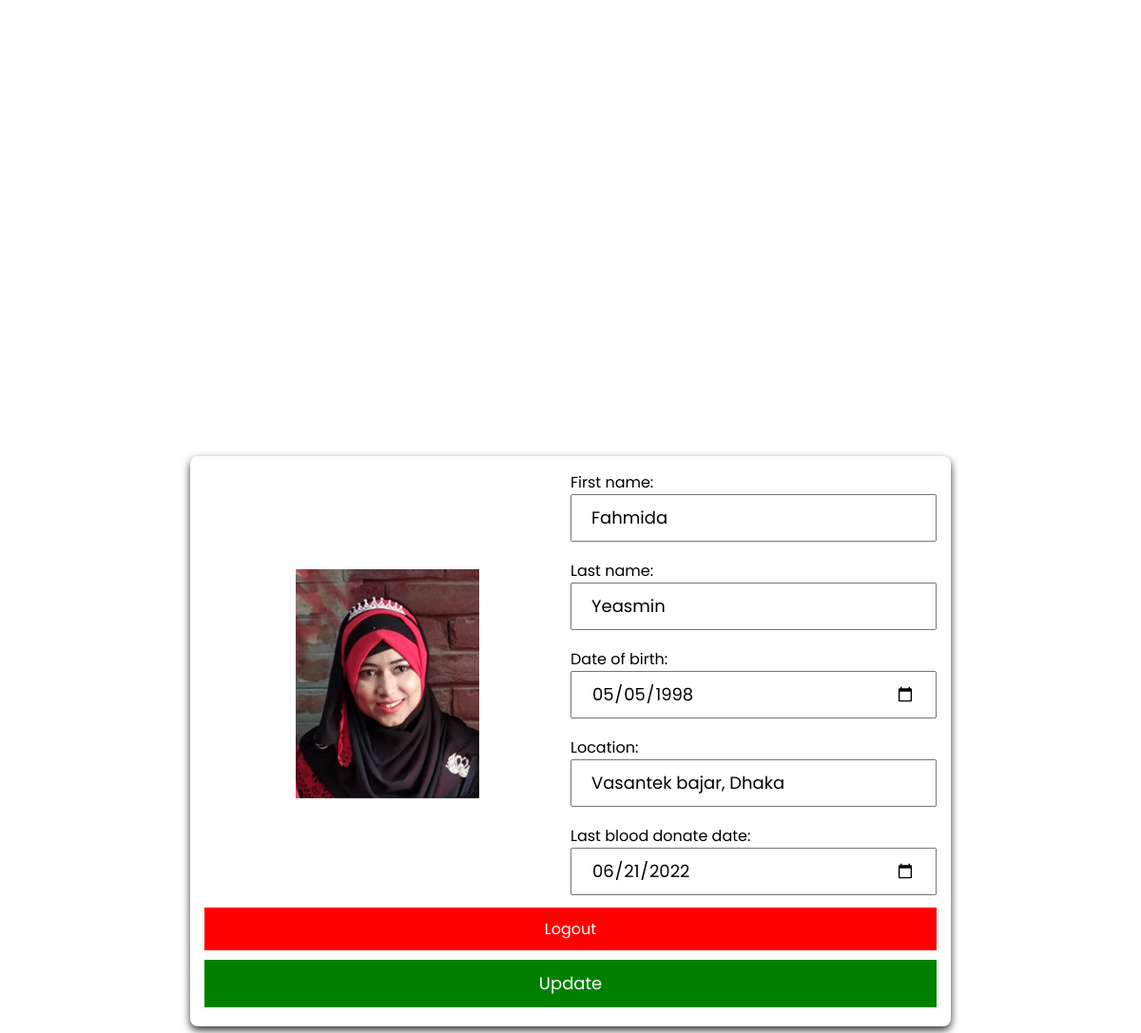
Page /update_profile.php (signed in) on the earlier database version.
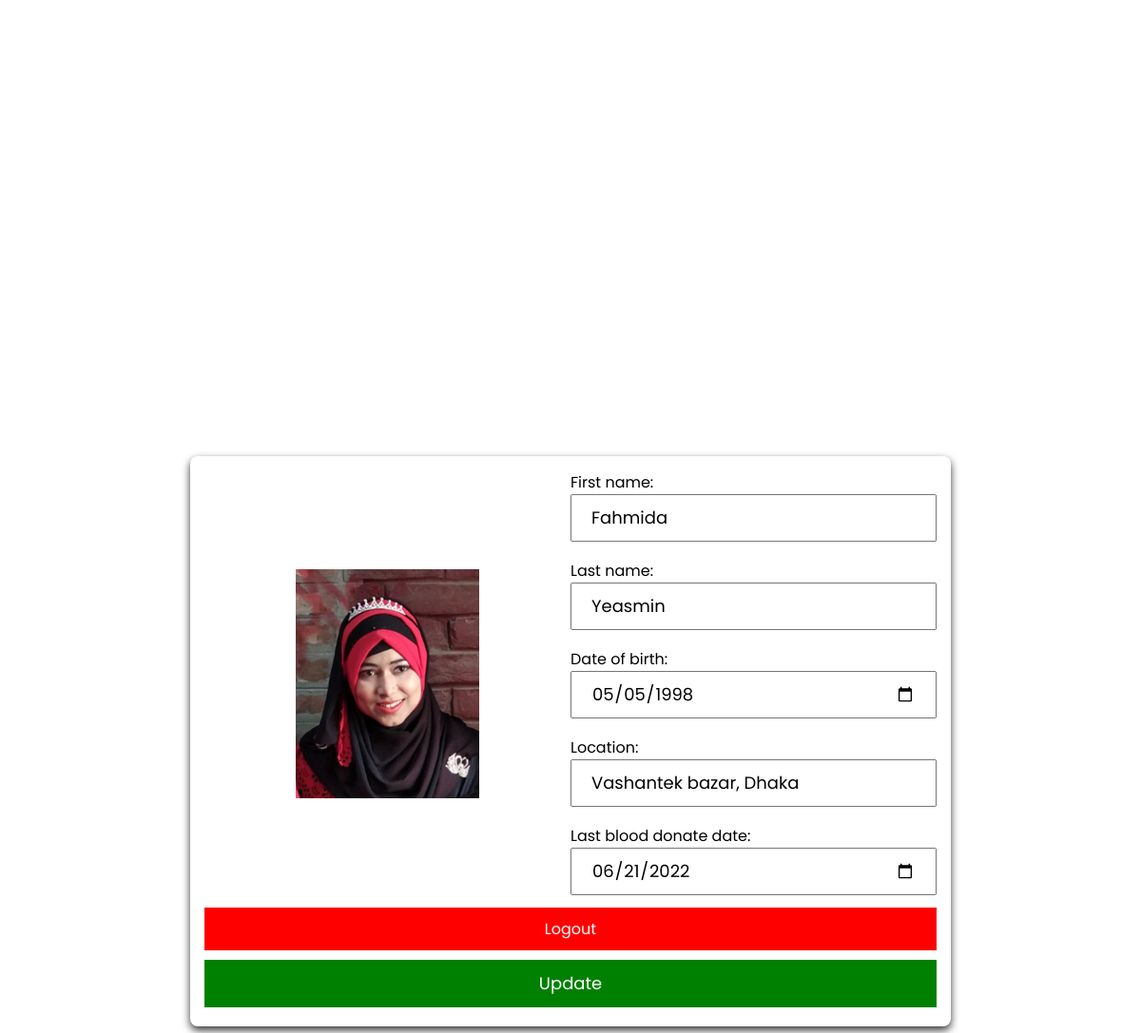
Same page on the later database version.
### tables this page shows
CREATE TABLE `donors` (
  `id` int(11) NOT NULL,
  `f_name` varchar(255) NOT NULL,
  `l_name` varchar(255) NOT NULL,
  `u_name` varchar(255) NOT NULL,
  `dob` date NOT NULL,
  `location` varchar(255) NOT NULL,
  `donate_date` date NOT NULL,
  `blood` varchar(5) NOT NULL,
  `photo` varchar(255) NOT NULL,
  `phone` varchar(11) NOT NULL,
  `fb` varchar(255) NOT NULL,
  `email` varchar(255) NOT NULL,
  `password` varchar(255) NOT NULL,
  `gender` varchar(255) DEFAULT NULL
);

### update_profile.php (the view, shortened to what this page needs)
<?php
    include './include/configuration.php';
    $user_id = $_SESSION['user_id'];
?>
<!DOCTYPE html>
<html lang="en">
<head>
    <link rel="stylesheet" href="./css/style.css">
    <link rel="stylesheet" href="https://cdnjs.cloudflare.com/ajax/libs/font-awesome/6.1.1/css/all.min.css" />
</head>
<body>
    <section id="update_profile">
        <?php
            $load_profile = "SELECT * FROM `donors` WHERE id = '$user_id'";
            $run_query = mysqli_query($conn, $load_profile);
            if(mysqli_num_rows($run_query)){
                $row = mysqli_fetch_assoc($run_query);
            }
        ?>
        <form action="" method="post" enctype="multipart/form-data">
            <div class="flex">
                <div class="left">
                    <img name="profile_img" src="<?php  echo './upload_img/'.$row['photo']; ?>" alt="">
                </div>
                <div class="right">
                    <label for="uname">First name:</label>
                    <input type="text" name="fname" id="fname" value="<?php echo $row['f_name'] ?>">
                    <label for="uname">Last name:</label>
                    <input type="text" name="lname" id="fname" value="<?php echo $row['l_name'] ?>">
                    <label for="dob">Date of birth:</label>
                    <input type="date" name="dob" id="dob" value="<?php echo $row['dob'] ?>">
                    <label for="loc">Location:</label>
                    <input type="text" name="loc" id="loc" value="<?php echo $row['location'] ?>">
                    <label for="last_blood">Last blood donate date:</label>
                    <input type="date" name="last_blood" id="last_blood" value="<?php echo $row['donate_date'] ?>">
                </div>
            </div>
            <div class="btn">
                <a id="logout" name="logout" href="profile.php?logout=<?php echo $user_id; ?>">Logout</a>
                <input id="update" name="update" type="submit" value="Update">
            </div>
        </form>
    </section>
</body>
</html>

Differences in the rows shown:
changed donors "Fahmida": loc "Vasantek bajar, Dhaka" → "Vashantek bazar, Dhaka"
